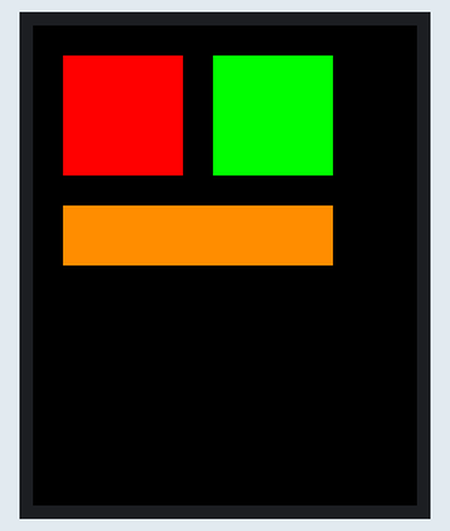
Simulated run of this program. Board: BBC micro:bit running MicroPython. On the bench: 128×160 colour display. Library files of the repository ran but are not shown: st7735.py.

Above: at 4.2 s.

The program:

main.py
```python
# Sample: farbflaechen  (1.8" TFT SPI Display, ST7735)
# Board:   BBC micro:bit V2.2
# Sprache: MicroPython
#
# Ziel: Grundfunktion pruefen - Display initialisieren, ganzen Bildschirm
#       nacheinander in ein paar Farben fuellen, dann drei Rechtecke.
#       Nutzt die Bibliothek st7735.py (2. Datei im Projekt) - siehe README.
#
#       fill() beschreibt hier bewusst den GANZEN Bildschirm (128x160 =
#       20480 Pixel) - fuer einen einmaligen Test ok, aber spuerbar
#       langsamer als ein kleines fill_rect(). Im naechsten Sample
#       (zahlen-zaehler) wird nur noch das veraenderte Rechteck neu
#       gezeichnet statt bei jedem Update der ganze Screen.
#
# --------------------------------------------------------------------------
# Verkabelung
#   Display SCK  -> P13 (Hardware-SPI, fix)   Display SDA/MOSI -> P15 (fix)
#   Display A0/DC -> P12                      Display RESET    -> P16
#   Display CS   -> P8                        Display LED      -> 3V
#   Display VCC  -> 3V (am eigenen Modul pruefen, manche wollen 5V)
#   Display GND  -> GND
# --------------------------------------------------------------------------

from microbit import pin8, pin12, pin16, sleep
from st7735 import ST7735, color565, BLACK, WHITE, RED, GREEN, BLUE

display = ST7735(cs=pin8, dc=pin12, rst=pin16)

# ----- Demo 1: ganzen Bildschirm der Reihe nach einfaerben -----
for farbe in (RED, GREEN, BLUE, WHITE, BLACK):
    display.fill(farbe)
    sleep(800)

# ----- Demo 2: ein paar Rechtecke, eigene Farbe per color565(r, g, b) -----
orange = color565(255, 140, 0)
display.fill_rect(10, 10, 40, 40, RED)
display.fill_rect(60, 10, 40, 40, GREEN)
display.fill_rect(10, 60, 90, 20, orange)

while True:
    sleep(1000)
```
